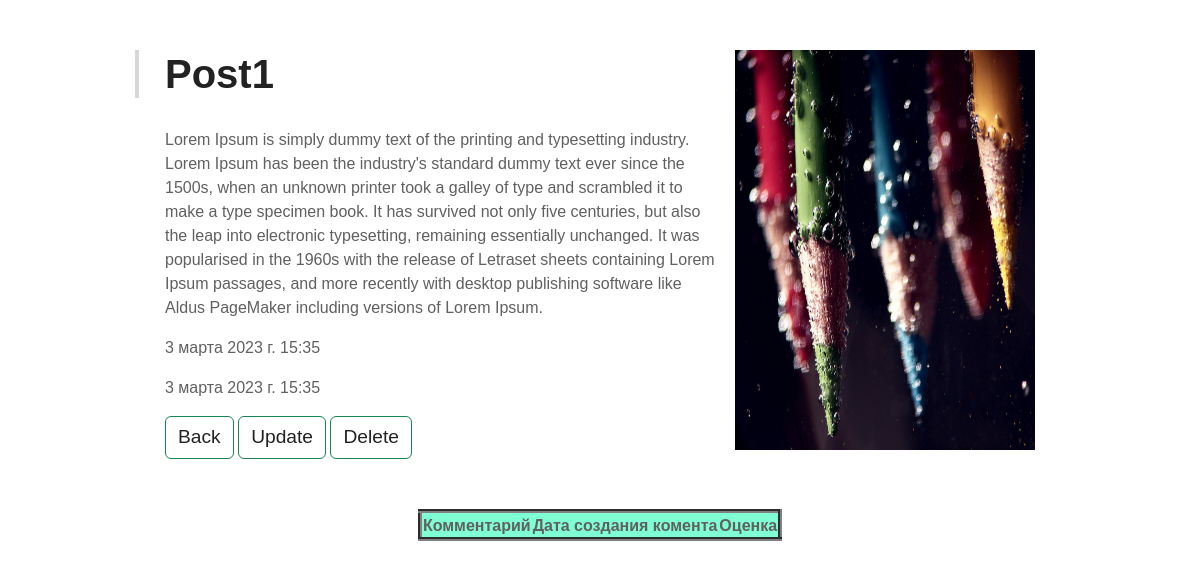
The page /blog/1/ on the database as committed earlier.
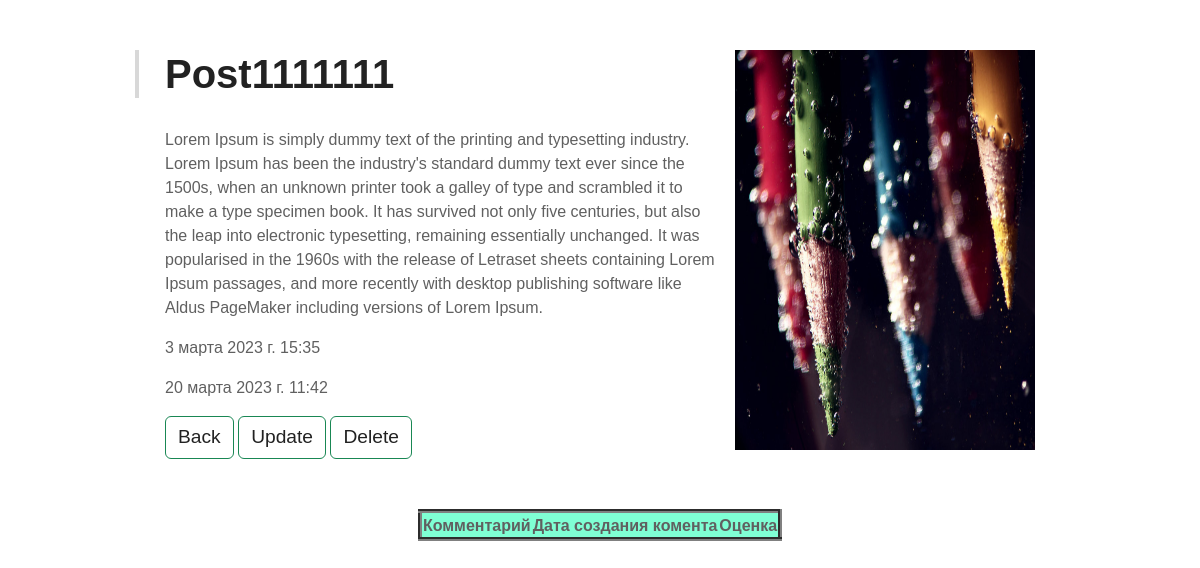
The same page on the database as committed later.
### blog/models.py (models this page shows, shortened)
class Post(models.Model):
    title = models.CharField(max_length=100)
    description = models.TextField(null=True)
    image = models.ImageField(upload_to="")
    created_date = models.DateTimeField(auto_now_add=True)
    updated_date = models.DateTimeField(auto_now=True)

### blog/views.py (the view)
# urls.py: path("blog/<int:id>/", views.PostDetailView.as_view(), name="blog_detail"),
class PostDetailView(generic.DetailView):
    template_name = 'post_list_detail.html'
    def get_object(self, **kwargs):
        blog_id = self.kwargs.get('id')
        return get_object_or_404(models.Post, id=blog_id)

### templates/post_list_detail.html (shortened to what this page needs)
{% load static %}
<!DOCTYPE html>
<html lang="en">
<head>
    <link href="https://cdn.jsdelivr.net/npm/bootstrap@5.3.0-alpha1/dist/css/bootstrap.min.css" rel="stylesheet">
</head>
<body>
<link rel="stylesheet" href="{% static 'css/style2.css' %}">
<div class="container">
    <div class="post">
        <div class="post-image">
            <img src="{{object.image.url}}" width="400" height="400">
        </div>
        <div class="post-content">
            <div class="post-header">
                <h1>{{object.title}}</h1>
            </div>
            <p>{{object.description}}
            </p>
            <p>{{object.created_date}}</p>
            <p>{{object.updated_date}}</p>
        </div>
        <button type="button" class="btn btn-outline-success"><a href="/blog/" class="a">Back</a></button>
        <button type="button" class="btn btn-outline-success"><a href="/blog/{{object.id}}/update/" class="a">Update</a></button>
        <button type="button" class="btn btn-outline-success"><a href="/blog/{{object.id}}/delete/" class="a">Delete</a></button>
    </div>
</div>
<center>
    <table border="4" bgcolor="#7fffd4">
        <tr><th>Комментарий</th><th>Дата создания комента</th><th>Оценка</th></tr>
    </table>
</center>
</body>
</html>

Rows that differ between the two databases and show on the page:
changed Post: title "Post1" → "Post1111111"; updated_date "3 марта 2023 г. 15:35" → "20 марта 2023 г. 11:42"
